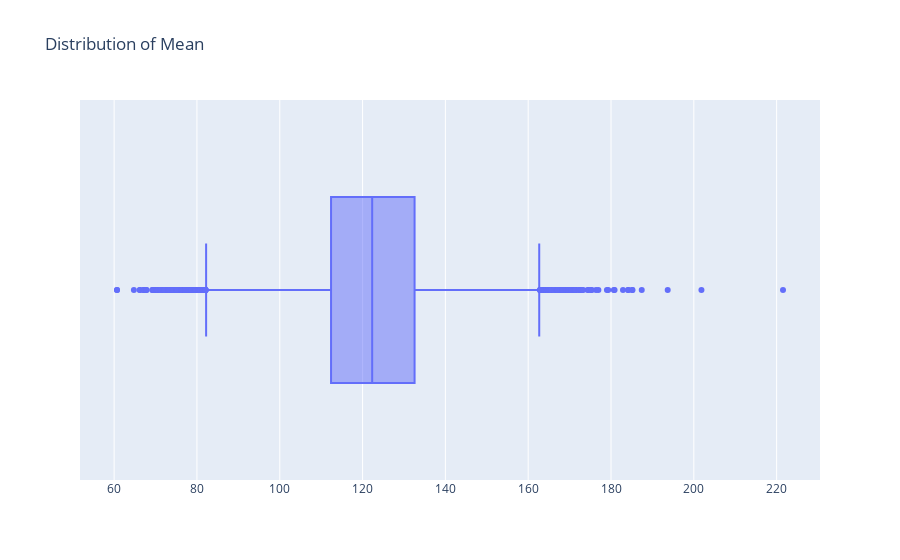

Source (notebook cell):
### Code cell
# find boxplot for mean
fig = go.Figure()

fig.add_trace(go.Box(x = dataset['Mean'], name = ''))
fig.update_layout(title = 'Distribution of Mean')
fig.show()

### Figure 1 — Plotly figure (JSON) as saved in the notebook; plotly's stock layout.template omitted (floating-point values rounded to 4 significant figures; data arrays with more than 128 entries replaced by an {"elided": "..."} marker saying what was removed)
{"data": [{"name": "", "type": "box", "x": {"elided": "7599 float values"}}], "layout": {"autosize": true, "title": {"text": "Distribution of Mean"}, "xaxis": {"autorange": true, "range": [51.75, 230.5], "type": "linear"}, "yaxis": {"autorange": true, "range": [-0.5, 0.5], "type": "category"}}}
